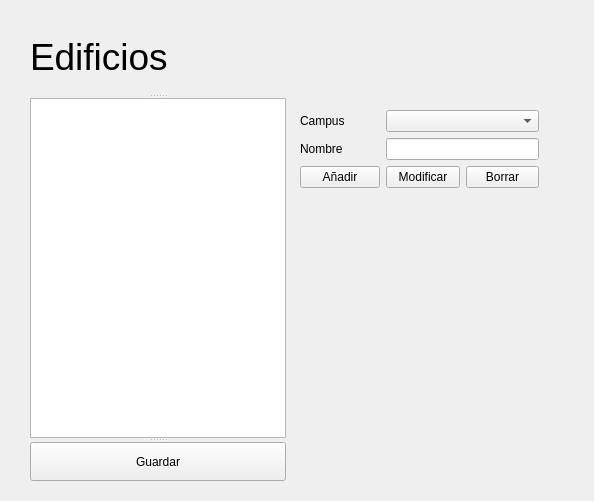
<?xml version="1.0" encoding="UTF-8"?>
<ui version="4.0">
 <class>ModificarEdificio</class>
 <widget class="QWidget" name="ModificarEdificio">
  <property name="geometry">
   <rect>
    <x>0</x>
    <y>0</y>
    <width>594</width>
    <height>501</height>
   </rect>
  </property>
  <property name="windowTitle">
   <string>ModificarName</string>
  </property>
  <widget class="QSplitter" name="splitter">
   <property name="geometry">
    <rect>
     <x>30</x>
     <y>20</y>
     <width>256</width>
     <height>461</height>
    </rect>
   </property>
   <property name="orientation">
    <enum>Qt::Orientation::Vertical</enum>
   </property>
   <widget class="QLabel" name="Title">
    <property name="font">
     <font>
      <pointsize>28</pointsize>
     </font>
    </property>
    <property name="text">
     <string>Edificios</string>
    </property>
   </widget>
   <widget class="QListWidget" name="list"/>
   <widget class="QPushButton" name="save">
    <property name="text">
     <string>Guardar</string>
    </property>
   </widget>
  </widget>
  <widget class="QWidget" name="">
   <property name="geometry">
    <rect>
     <x>300</x>
     <y>110</y>
     <width>239</width>
     <height>80</height>
    </rect>
   </property>
   <layout class="QGridLayout" name="gridLayout">
    <item row="0" column="0">
     <widget class="QLabel" name="campus">
      <property name="text">
       <string>Campus</string>
      </property>
     </widget>
    </item>
    <item row="1" column="0">
     <widget class="QLabel" name="nombre">
      <property name="text">
       <string>Nombre</string>
      </property>
     </widget>
    </item>
    <item row="2" column="0" colspan="2">
     <widget class="QPushButton" name="add">
      <property name="text">
       <string>Añadir</string>
      </property>
     </widget>
    </item>
    <item row="2" column="2">
     <widget class="QPushButton" name="modify">
      <property name="text">
       <string>Modificar</string>
      </property>
     </widget>
    </item>
    <item row="2" column="3">
     <widget class="QPushButton" name="sup">
      <property name="text">
       <string>Borrar</string>
      </property>
     </widget>
    </item>
    <item row="1" column="2" colspan="2">
     <widget class="QLineEdit" name="nombreText"/>
    </item>
    <item row="0" column="2" colspan="2">
     <widget class="QComboBox" name="campusBox"/>
    </item>
   </layout>
  </widget>
 </widget>
 <resources/>
 <connections/>
</ui>
